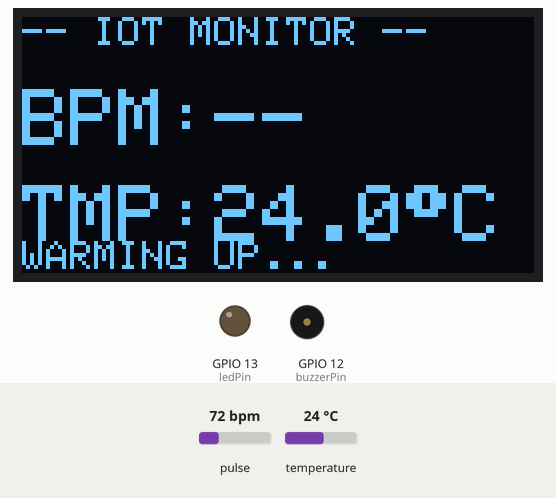
A sketch run on a simulated ESP32. Shown: 128×64 one-colour display, output pins drawn as LEDs (lit = HIGH), buzzer (waves = sounding). The test bench sets the inputs (shaded band); at power-on: pulse 72 bpm, temperature 24 °C. WiFi joins after 1.5 s; servers stay silent unless stated; uploads are accepted with an empty reply; what the sketch prints to the serial monitor is not drawn.

Above: at 7.3 s.
7.4 s: pulse set to 130 bpm
At 8.2 s:
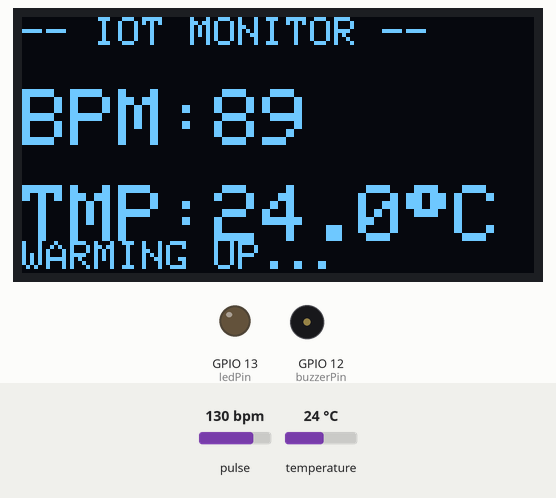
10.2 s: temperature set to 12 °C
At 12.3 s:
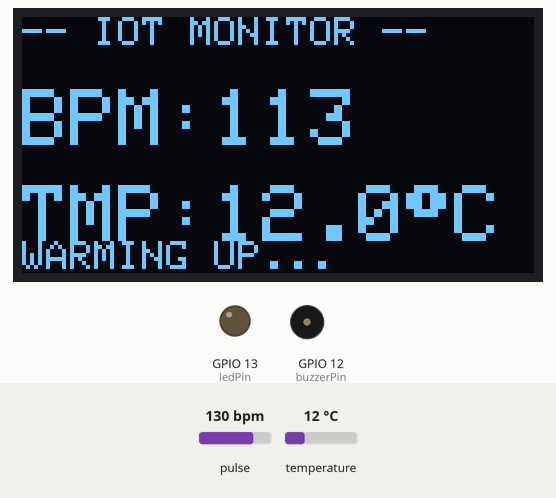
12.7 s: pulse set to 42 bpm
At 15.5 s:
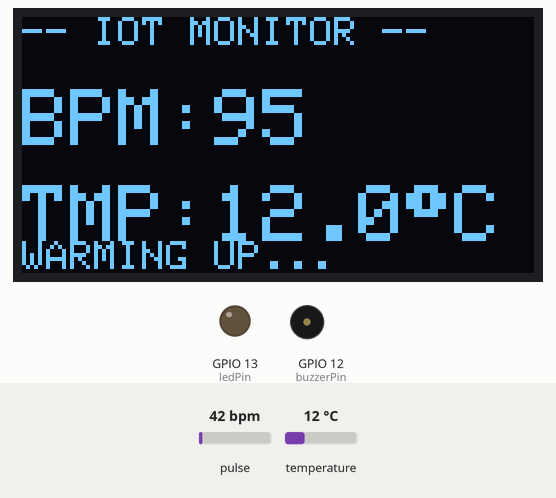
18.2 s: temperature set to 19 °C
At 20.0 s:
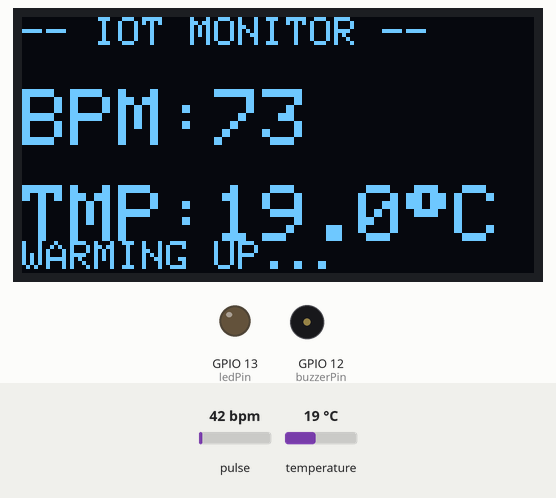
20.7 s: pulse set to 70 bpm
At 24.5 s:
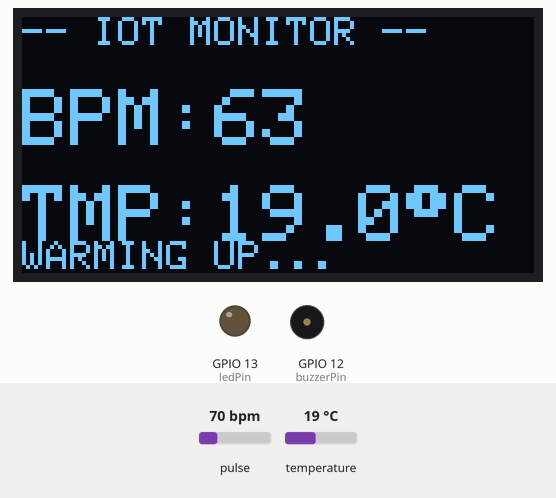
26.7 s: temperature set to 28 °C
At 64.3 s:
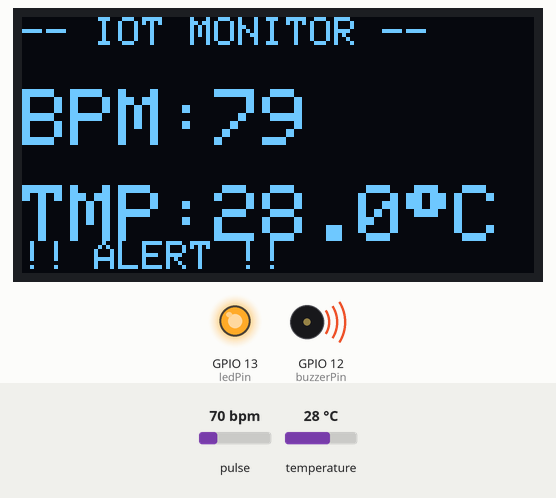
Timing chart, 0 to 65.3 s (numbered marks = the images above; inputs shaded):
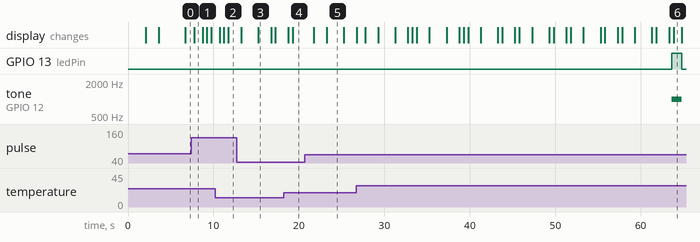

Measured:
- after the input at 18.2 s, the display: first changes after 0.54 s (image 4 shows a later state)
- what the display in image 1 shows lasts 1.0 s, from 7.7 s to 8.7 s
- what the display in image 3 shows lasts 1.5 s, from 15.2 s to 16.7 s
- what the display in image 5 shows lasts 2.0 s, from 23.3 s to 25.3 s

The sketch:

health_system_1.ino
```cpp
#define BLYNK_TEMPLATE_ID "TMPL2S_w_i-P6"
#define BLYNK_TEMPLATE_NAME "Health System"
#define BLYNK_AUTH_TOKEN "Qc4vXnXXXXXXXXXXXXXXXU1"

#include <WiFi.h>
#include <WiFiClient.h>
#include <BlynkSimpleEsp32.h>
#include <Wire.h>
#include <Adafruit_GFX.h>
#include <Adafruit_SSD1306.h>
#include <OneWire.h>
#include <DallasTemperature.h>
#include "MAX30105.h"
#include <HTTPClient.h>

// -------- TIMERS --------
unsigned long lastDisplay      = 0;
unsigned long lastBlink        = 0;
unsigned long lastTempRead     = 0;
unsigned long lastSmsTime      = 0;
unsigned long lastWifiAttempt  = 0;
unsigned long startupTime      = 0;

// -------- WIFI --------
char ssid[] = "EINSTEIN-ROSEN BRIDGE";
char pass[] = "I LOVE YOU";

// -------- TWILIO --------
const char* twilio_sid   = "ACXXXXXXXXXXXXXXXXXXXXXXXXXb8";
const char* twilio_token = "09XXXXXXXXXXXXXXXXXXXXXXXdf5cb";
const char* from_number  = "+12182316531";
const char* to_number    = "+2349016115583";

// -------- DISPLAY --------
Adafruit_SSD1306 display(128, 64, &Wire, -1);

// -------- PINS --------
#define buzzerPin     12
#define ledPin        13
#define ONE_WIRE_BUS   4

// -------- SENSORS --------
OneWire oneWire(ONE_WIRE_BUS);
DallasTemperature sensors(&oneWire);
MAX30105 sensor;
bool sensorReady = false;

// -------- HEART RATE VARIABLES --------
#define RATE_SIZE 8                  // Average over 8 beats for stability
float   rates[RATE_SIZE];            // Rolling BPM storage array
byte    rateSpot         = 0;        // Current position in array
float   beatsPerMinute   = 0;        // BPM from single beat
float   bpm              = 0;        // Final smoothed/averaged BPM
long    lastBeat         = 0;
long    prevValue        = 0;
bool    rising           = false;

// 4-point moving average buffer for IR smoothing
long    irBuffer[4]      = {0, 0, 0, 0};
int     bufIndex         = 0;

// -------- OTHER VARIABLES --------
float temperature = 0;
bool  alertState  = false;
bool  alertSent   = false;

// ======================================================
//  SMS FUNCTION
// ======================================================
void sendTwilioSMS(String message) {
  if (WiFi.status() != WL_CONNECTED) {
    Serial.println("SMS FAILED — No WiFi");
    return;
  }

  HTTPClient http;
  String url = "https://api.twilio.com/2010-04-01/Accounts/"
               + String(twilio_sid) + "/Messages.json";

  http.begin(url);
  http.setAuthorization(twilio_sid, twilio_token);
  http.addHeader("Content-Type", "application/x-www-form-urlencoded");

  String payload = "To="    + String(to_number)   +
                   "&From=" + String(from_number)  +
                   "&Body=" + message;

  int code = http.POST(payload);
  Serial.print("SMS Status Code: ");
  Serial.println(code);

  if (code == 201) {
    Serial.println("SMS DELIVERED SUCCESSFULLY");
  } else {
    Serial.println("SMS FAILED — check Twilio credentials");
  }

  http.end();
}

// ======================================================
//  SETUP
// ======================================================
void setup() {
  Serial.begin(115200);
  Wire.begin(21, 22);

  pinMode(buzzerPin, OUTPUT);
  pinMode(ledPin,    OUTPUT);
  digitalWrite(ledPin,    LOW);
  digitalWrite(buzzerPin, LOW);

  // ---- OLED ----
  if (!display.begin(SSD1306_SWITCHCAPVCC, 0x3C)) {
    Serial.println("OLED FAILED — check wiring");
    while (1);
  }
  display.clearDisplay();
  display.setTextColor(SSD1306_WHITE);
  display.setTextSize(1);
  display.setCursor(0, 20);
  display.println("SYSTEM STARTING...");
  display.display();
  delay(2000);

  // ---- DS18B20 ----
  sensors.begin();
  Serial.println("DS18B20 OK");

  // ---- MAX30105 ----
  if (!sensor.begin(Wire, I2C_SPEED_FAST)) {
    Serial.println("MAX30105 NOT FOUND — check wiring");
  } else {
    sensor.setup();
    sensor.setPulseAmplitudeRed(0x1F);  // Increased red LED for better signal
    sensor.setPulseAmplitudeGreen(0);   // Green LED off — not needed
    sensorReady = true;
    Serial.println("MAX30105 OK");
  }

  // ---- Initialize BPM array to zero ----
  for (byte x = 0; x < RATE_SIZE; x++) rates[x] = 0;

  // ---- BLYNK + WIFI ----
  Blynk.config(BLYNK_AUTH_TOKEN);
  WiFi.begin(ssid, pass);
  lastWifiAttempt = millis();

  // Show connecting message on OLED
  display.clearDisplay();
  display.setTextColor(SSD1306_WHITE);
  display.setTextSize(1);
  display.setCursor(0, 20);
  display.println("Connecting WiFi...");
  display.display();

  // Wait up to 10 seconds for WiFi
  int wifiWait = 0;
  while (WiFi.status() != WL_CONNECTED && wifiWait < 20) {
    delay(500);
    Serial.print(".");
    wifiWait++;
  }

  if (WiFi.status() == WL_CONNECTED) {
    Serial.println("\nWiFi CONNECTED");
    Serial.print("IP: ");
    Serial.println(WiFi.localIP());
  } else {
    Serial.println("\nWiFi NOT connected — will retry in loop");
  }

  // ---- STARTUP TIMER ----
  startupTime = millis();

  // ---- READY SCREEN ----
  display.clearDisplay();
  display.setTextColor(SSD1306_WHITE);
  display.setTextSize(1);
  display.setCursor(10, 15);
  display.println("SYSTEM READY!");
  display.setCursor(5, 35);
  display.println(WiFi.status() == WL_CONNECTED ? "WiFi: CONNECTED" : "WiFi: NO CONNECT");
  display.display();
  delay(2000);

  Serial.println("Setup complete — monitoring started");
}

// ======================================================
//  LOOP
// ======================================================
void loop() {

  // -------- WIFI MANAGEMENT --------
  if (WiFi.status() != WL_CONNECTED) {
    if (millis() - lastWifiAttempt > 10000) {
      lastWifiAttempt = millis();
      Serial.println("Reconnecting WiFi...");
      WiFi.disconnect();
      WiFi.begin(ssid, pass);
    }
  } else {
    if (!Blynk.connected()) {
      Blynk.connect(1000);
    }
    Blynk.run();
  }

  // -------- HEART RATE (Improved) --------
  if (sensorReady) {
    long rawIR = sensor.getIR();

    // Step 1 — 4-point moving average to smooth out noise
    irBuffer[bufIndex] = rawIR;
    bufIndex = (bufIndex + 1) % 4;
    long ir = (irBuffer[0] + irBuffer[1] + irBuffer[2] + irBuffer[3]) / 4;

    if (ir > 50000) { // finger is present

      // Detect rising edge of pulse wave
      if (ir > prevValue) rising = true;

      // Detect falling edge = peak has passed = one heartbeat
      if (ir < prevValue && rising) {
        rising = false;

        long now   = millis();
        long delta = now - lastBeat;
        lastBeat   = now;

        // Only accept realistic beat intervals (30–200 BPM)
        if (delta > 300 && delta < 2000) {
          beatsPerMinute = 60.0 / (delta / 1000.0);

          // Step 2 — Store in rolling 8-beat array
          rates[rateSpot++] = beatsPerMinute;
          rateSpot %= RATE_SIZE;

          // Step 3 — Average all valid stored beats
          float total    = 0;
          byte  validCount = 0;
          for (byte x = 0; x < RATE_SIZE; x++) {
            if (rates[x] > 0) {
              total += rates[x];
              validCount++;
            }
          }

          if (validCount > 0) {
            bpm = total / validCount; // Stable averaged BPM
            Serial.print("BPM: ");
            Serial.println(bpm);
          }
        }
      }

    } else {
      // No finger — reset everything cleanly
      bpm            = 0;
      beatsPerMinute = 0;
      rateSpot       = 0;
      rising         = false;
      for (byte x = 0; x < RATE_SIZE; x++) rates[x] = 0;
    }

    prevValue = ir;
  }

  // -------- TEMPERATURE + BLYNK UPLOAD --------
  if (millis() - lastTempRead > 2000) {
    lastTempRead = millis();

    sensors.requestTemperatures();
    float rawTemp = sensors.getTempCByIndex(0);

    // Only store valid readings
    if (rawTemp != DEVICE_DISCONNECTED_C && rawTemp != -127.0) {
      temperature = rawTemp;
    }

    // Push to Blynk only when valid + connected
    if (WiFi.status() == WL_CONNECTED && Blynk.connected()) {
      if (temperature != 0 && temperature != -127.0) {
        Blynk.virtualWrite(V1, temperature);  // V1 = Temperature
      }
      if (bpm > 0) {
        Blynk.virtualWrite(V2, bpm);          // V2 = Heart Rate
      }
    }
  }

  // -------- ALERT CONDITIONS --------
  bool abnormal = (temperature > 37.5   ||
                   temperature < 35.0   ||
                   bpm > 120            ||
                   (bpm > 0 && bpm < 50));

  // Suppress all alerts during warm-up period
  if (millis() - startupTime < 60000) {
    abnormal = false;
  }

  if (abnormal) {

    // Severe = fast blink + high pitch
    // Mild   = slow blink + low pitch
    int interval = (temperature > 37.5 || bpm > 120) ? 200 : 600;
    int freq     = (temperature > 37.5 || bpm > 120) ? 3000 : 1000;

    if (millis() - lastBlink > interval) {
      lastBlink  = millis();
      alertState = !alertState;
      digitalWrite(ledPin, alertState);
      if (alertState) tone(buzzerPin, freq);
      else            noTone(buzzerPin);
    }

    // First SMS fires INSTANTLY — then every 2 minutes
    if (!alertSent || millis() - lastSmsTime > 120000) {
      lastSmsTime = millis();
      alertSent   = true;

      String condition = "";
      if (temperature > 37.5)       condition += "HIGH FEVER ";
      if (temperature < 35.0)       condition += "LOW TEMP ";
      if (bpm > 120)                condition += "FAST HEART RATE ";
      if (bpm > 0 && bpm < 50)     condition += "SLOW HEART RATE ";

      String msg = "EMERGENCY ALERT!\n"
                   "Condition: "  + condition             + "\n"
                   "Temp: "       + String(temperature, 1) + "C\n"
                   "BPM: "        + String((int)bpm)       + "\n"
                   "Please check the patient NOW!";

      sendTwilioSMS(msg);
      Serial.println("SMS SENT: " + msg);
    }

  } else {
    // All normal — reset everything
    digitalWrite(ledPin, LOW);
    noTone(buzzerPin);
    alertState = false;
    alertSent  = false; // Reset so next emergency fires immediately
  }

  // -------- OLED DISPLAY --------
  if (millis() - lastDisplay > 500) {
    lastDisplay = millis();

    display.clearDisplay();
    display.setTextColor(SSD1306_WHITE);

    // --- Header ---
    display.setTextSize(1);
    display.setCursor(0, 0);
    display.println("-- IOT MONITOR --");

    // --- BPM ---
    display.setTextSize(2);
    display.setCursor(0, 18);
    display.print("BPM:");
    display.println(bpm > 0 ? String((int)bpm) : "--");

    // --- Temperature ---
    display.setCursor(0, 42);
    display.print("TMP:");
    if (temperature != 0 && temperature != -127.0) {
      display.print(temperature, 1);
      display.write(247); // degree symbol °
      display.println("C");
    } else {
      display.println("--");
    }

    // --- Status bar at bottom ---
    display.setTextSize(1);
    display.setCursor(0, 56);
    if (millis() - startupTime < 60000) {
      display.println("WARMING UP...");
    } else if (alertState) {
      display.println("!! ALERT !!");
    } else {
      display.println(WiFi.status() == WL_CONNECTED ? "WiFi OK" : "No WiFi");
    }

    display.display();
  }
}
```
